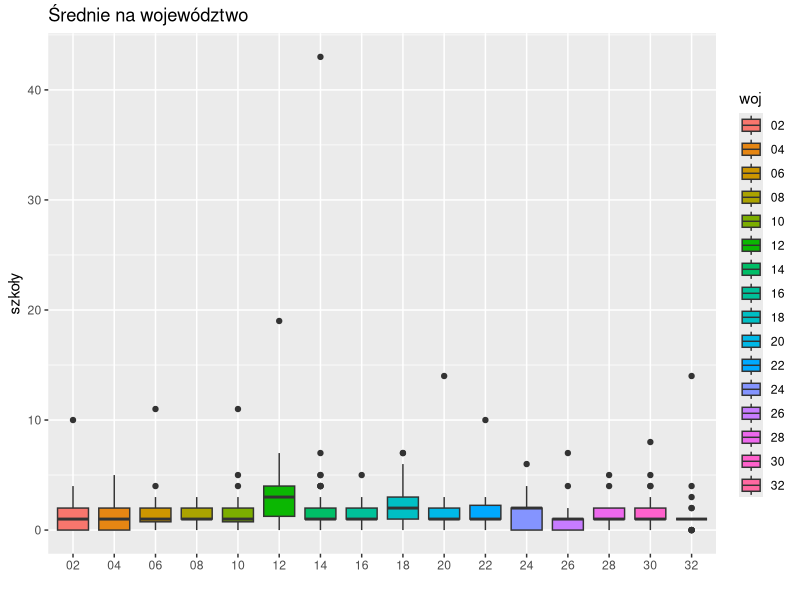
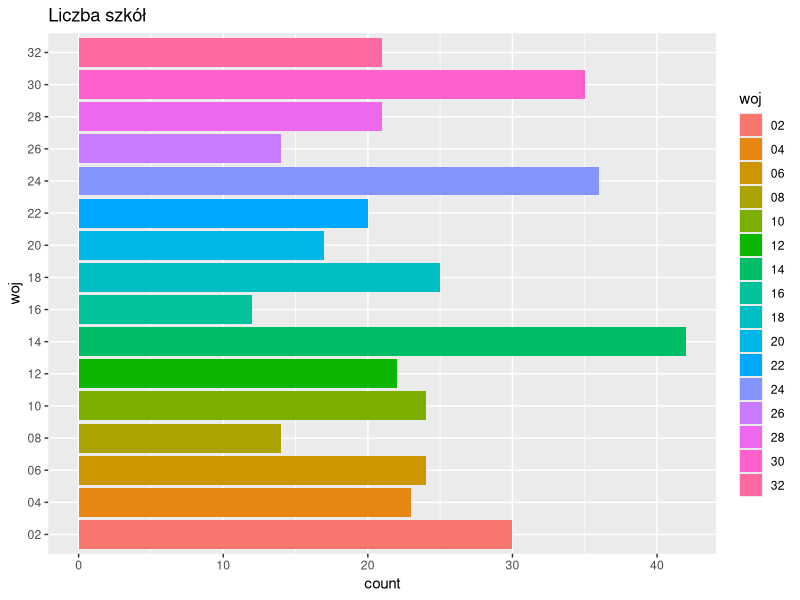
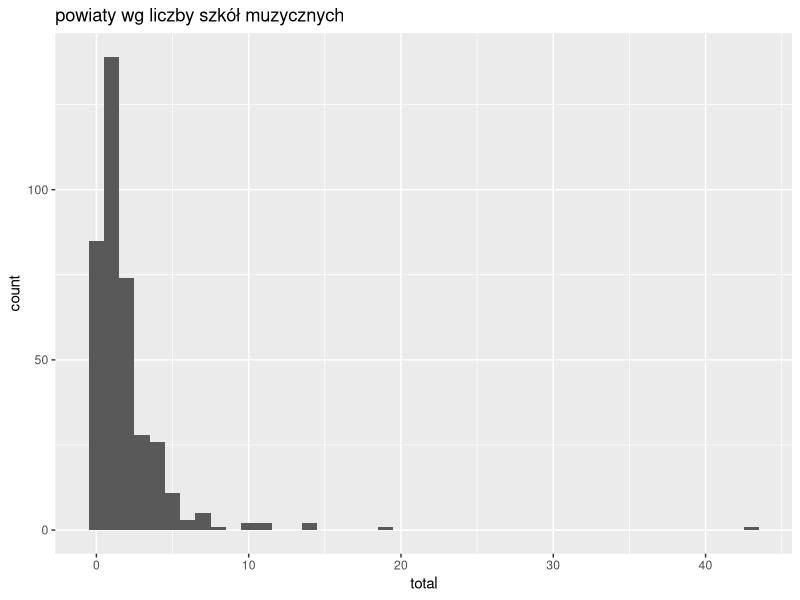
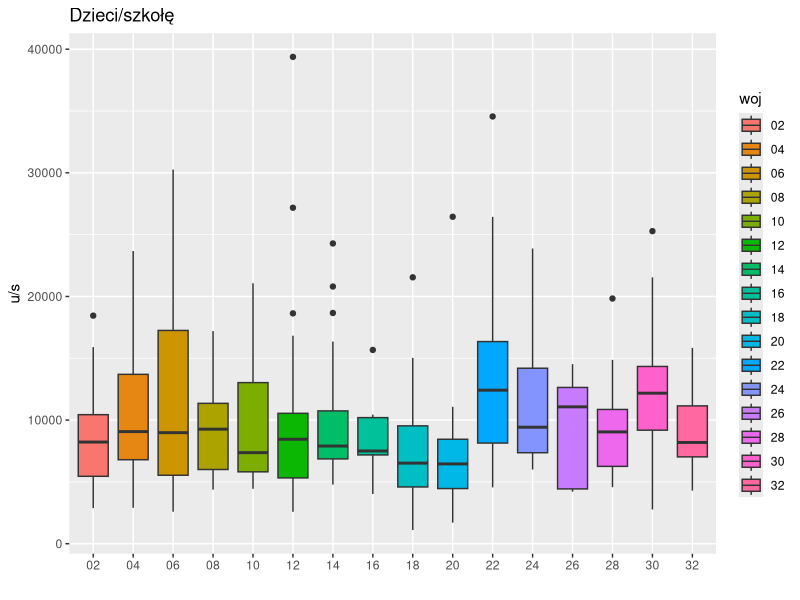
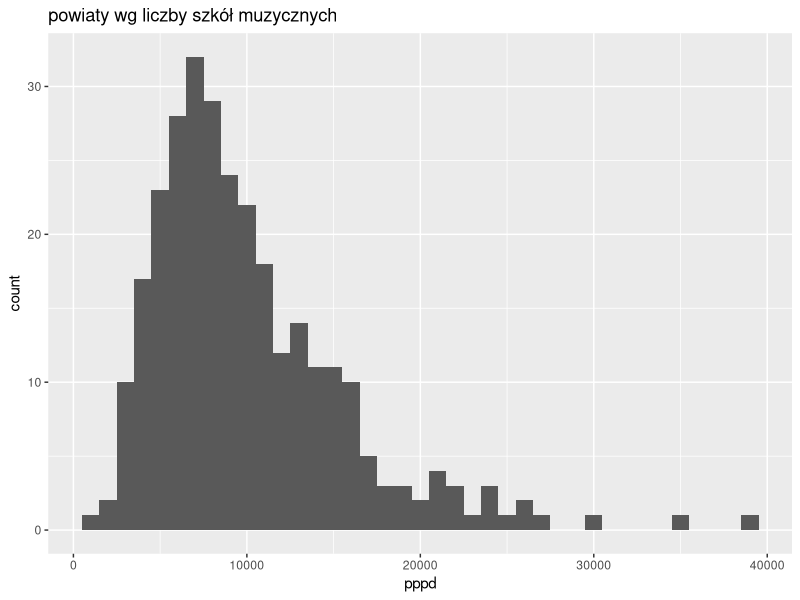
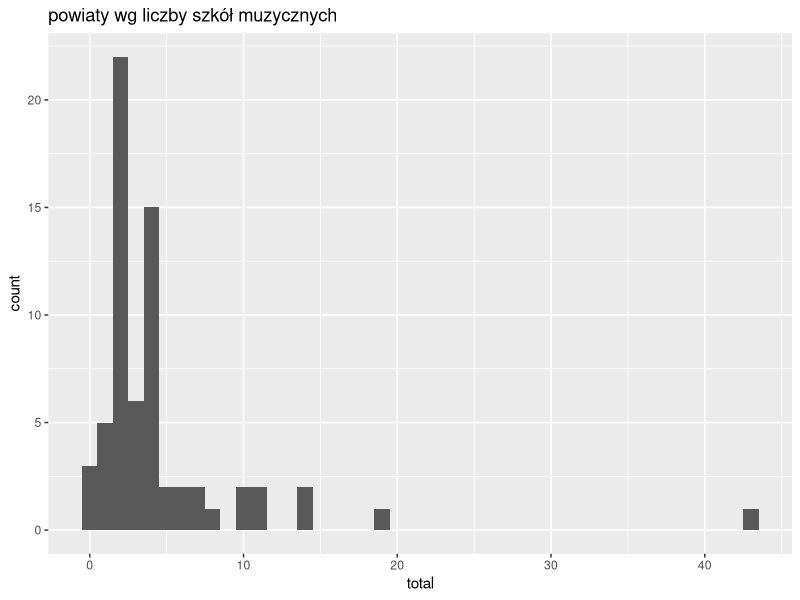
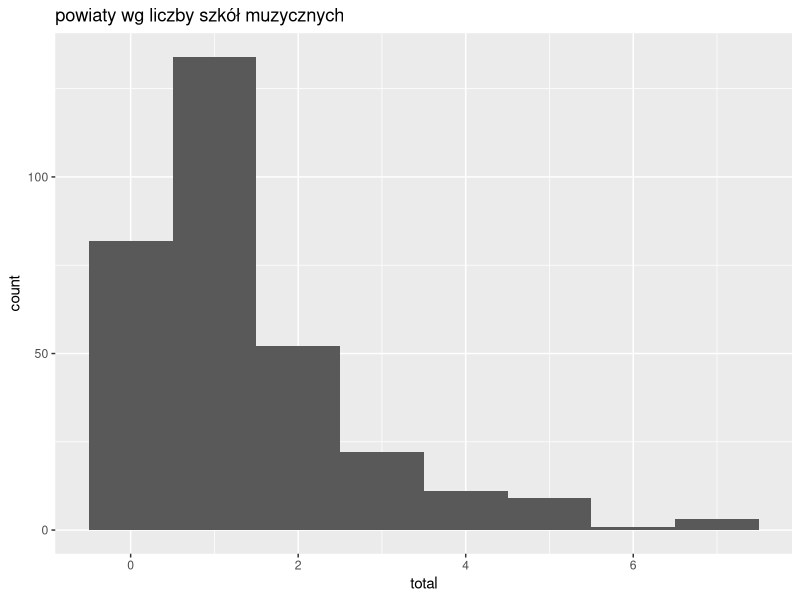

Reproduce these figures in R, in order.
library(ggplot2)

d <- read.csv("powiatyBySzkolyT.csv", sep = ';',  header=T, na.string="NA", colClasses=c("teryt"="character"));

total <- d$L1 + d$L2;
d["total"] <- total;

woj <- substr(d$teryt, 1,2)
d["woj"] <- woj;

fivenum(d$total)
mean(d$total)


ggplot(d, aes(x=woj, y=total, fill=woj)) + geom_boxplot() + ylab("szkoły") + xlab("") + ggtitle("Średnie na województwo");

aggregate(total~woj, data=d, mean)

ggplot(d, aes(woj)) + geom_bar(aes(fill=woj)) + coord_flip() + ggtitle("Liczba szkół")

ggplot(d, aes(x = total)) + geom_histogram(binwidth = 1) + ggtitle("powiaty wg liczby szkół muzycznych")


powiatyA <- nrow(d)

## Tylko powiaty ze szkołami #### #### ###
do <- d;
d <- subset (d, total > 0);

##pppDens <- ifelse(d$total != 0, d$ppp/d$total, 0) 
pppDens <- d$ppp/d$total 

d["pppd"] <- pppDens

fivenum(d$pppd);

ggplot(d, aes(x=woj, y=pppd, fill=woj)) + geom_boxplot() + ylab("u/s") + xlab("") + ggtitle("Dzieci/szkołę");

aggregate(pppd~woj, data=d, mean)

powiatyS <- nrow(d)

powiatyS

powiatyA - powiatyS

ggplot(d, aes(x = pppd)) + geom_histogram(binwidth = 1000) + ggtitle("powiaty wg liczby szkół muzycznych")

d <- subset (d, total > 0);

##pppDens <- ifelse(d$total != 0, d$ppp/d$total, 0) 
pppDens <- d$ppp/d$total 

d["pppd"] <- pppDens
aggregate(pppd~teryt, data=d, fivenum)

### Tylko miejskie #############################
d <- subset (do, typ == "m");

nrow(d)

ggplot(d, aes(x = total)) + geom_histogram(binwidth = 1) + ggtitle("powiaty wg liczby szkół muzycznych")

d <- subset (d, total > 0);
##pppDens <- ifelse(d$total != 0, d$ppp/d$total, 0) 
pppDens <- d$ppp/d$total 
d["pppd"] <- pppDens

aggregate(pppd~teryt, data=d, fivenum)

### Tylko niemiejskie ########################
d <- subset (do, typ == "p");

ggplot(d, aes(x = total)) + geom_histogram(binwidth = 1) + ggtitle("powiaty wg liczby szkół muzycznych")

d <- subset (d, total > 0);
##pppDens <- ifelse(d$total != 0, d$ppp/d$total, 0) 
pppDens <- d$ppp/d$total 
d["pppd"] <- pppDens

a <- aggregate(pppd~teryt, data=d, fivenum)

order.pppd <- order(d$pppd)

list1 <- paste(d$pppd[order.pppd], d$nazwa[order.pppd], d$total[order.pppd])

head(list1, n=10)
tail(list1, n=10)

##a[order(a$pppd),]
